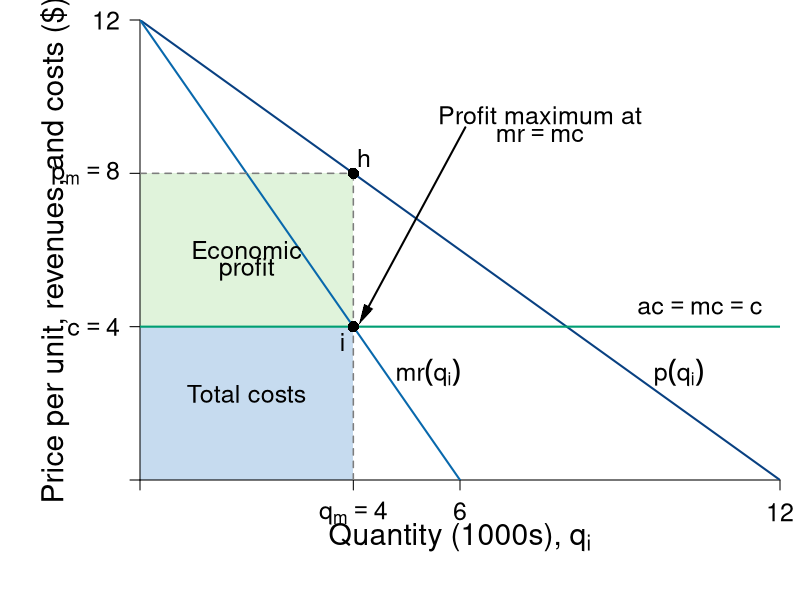

Source code (R):
#Graph Designer: Simon Halliday
#Authors: Bowles and Halliday
#Title: Coordination, Conflict and Competition: A Text in Microeconomics

require(shape)
#pdf(file = "firmmarketsupply/monopolist_profit_comparison.pdf", width = 9, height = 7)
png(file = "firmmarketsupply/profit_revenues_monopolist_outlier.png", width = 6*120, height = 4.5*120)

#Set parameters for graphics
pointsize <- 1.8
axislabelsize <- 1.8
labelsize <- 1.5
namesize <- 1.8
annotatesize <- 1.5
graphlinewidth <- 2
segmentlinewidth <- 1.5

COL <- c("#7fc97f", "#beaed4", "#fdc086", "#ffff99", "#386cb0", "#f0027f", "#bf5b17", "#666666")
COLA <- c("#e0f3db", "#99d8c9","#66c2a4","#41ae76", "#238b45", "#005824")
COLB <- c("#c6dbef", "#4eb3d3", "#2b8cbe", "#0868ac","#084081")
Grays <- gray.colors(25, start = 1, end = 0)
CBCols <- c("#009E73","#0072B2","#E69F00")

#Edited the margins to cater for the larger LHS labels
par(mar =  c(6, 7, 1, 1))

AvgRevenue <- function(x, rmax = 12, xmax = 12){
  rmax - (rmax/xmax)*x
}

MRevenue <- function(x, rmax = 12, xmax = 12){
  rmax - 2*(rmax/xmax)*x
}

AvgCost <- function(x, c0 = 2, c1 = 4){
  c0/x + c1
}

xlims <- c(0, 12)
ylims <- c(0, 12)

npts <- 501 
x <- seq(xlims[1], xlims[2], length.out = npts)
y <- seq(ylims[1], ylims[2], length.out = npts) 
a <- c(13, 16.75, 19.25)

plot(0, 0, xlim = xlims, ylim = ylims, type = "n",
     xlab = expression(paste("")),
     ylab = expression(paste("")), 
     xaxt = "n", 
     yaxt = "n", 
     cex.lab = axislabelsize, 
     bty = "n",
     xaxs="i", 
     yaxs="i")

# ticksy <- seq(from = ylims[1], to = ylims[2], by = 1)
# ylabels <- seq(from = ylims[1], to = ylims[2], by = 1)
# ticksx <- seq(from = xlims[1], to = xlims[2], by = 1)
# xlabels <- seq(from = xlims[1], to = xlims[2], by = 1)
ticksy <- c(0, 4, AvgRevenue(x = 4), ylims[2])
ylabels <- c(NA, expression(paste(c == 4)), expression(paste(p[m] == 8)), expression(paste(12)))
ticksx <- c(0, 4, 6, xlims[2])
xlabels <- c(NA, expression(paste(q[m] == 4)), expression(paste(6)), expression(paste(12)))

npts <- 500 
xx1 <- seq(xlims[1], xlims[2], length.out = npts)
xx3 <- seq(2, 6, length.out = npts)

#Draw the polygon for profit
xpoly1 <- c(0, 4, 4, 0, 0)
ypoly1 <- c(4, 4, AvgRevenue(x = 4), AvgRevenue(x = 4), 4)
polygon(x = xpoly1, y = ypoly1, col=COLA[1], density=NULL, border = NA)

#Draw the polygon for costs
xpoly2 <- c(0, 4, 4, 0, 0)
ypoly2 <- c(0, 0, 4, 4, 4)
polygon(x = xpoly2, y = ypoly2, col=COLB[1], density=NULL, border = NA)

axis(1, at = ticksx, pos = 0, labels = FALSE, cex.axis=labelsize)
text(x = c(0, 4, 6, xlims[2]), par("usr")[3] - 0.4, labels = xlabels, srt = 0, pos = 1, xpd = TRUE, cex = labelsize)
axis(2, at = ticksy, pos = 0, labels = ylabels, las = 1, cex.axis=labelsize)

#lines(xx1, bcA(xx1, w = 10, p = 1.5), col = COLB[3], lwd = graphlinewidth)
lines(xx1, AvgRevenue(xx1, rmax = 12, xmax = 12), col = COLB[5], lwd = graphlinewidth)
lines(xx1, MRevenue(xx1, rmax = 12, xmax = 12), col = COLB[4], lwd = graphlinewidth)
#lines(xx1, AvgCost(xx1, c0 = 2, c1 = 4), col = COLA[5], lwd = graphlinewidth)

#Label the axes
text(0.5*(xlims[2]), -1.5, expression(paste("Quantity (1000s), ", q[i])), xpd = TRUE, cex = axislabelsize) 
#text(0.5*(xlims[2]), -2.5, expression(paste("Output, ", x)), xpd = TRUE, cex = axislabelsize) 
#mtext(expression(paste("Quantity of output, ", x)), side=1, line = 2.5, cex = axislabelsize)
text(-1.6, 0.5*ylims[2], expression(paste("Price per unit, revenues, and costs ($)")), xpd = TRUE, cex = axislabelsize, srt = 90) 

#Label curves
text(10.5, 4.5, expression(paste(ac == mc,phantom() == c)), cex = labelsize, xpd=TRUE)
text(10.1, 2.8, expression(paste(p(q[i]))), cex = labelsize)
text(5.4, 2.8, expression(paste(mr(q[i]))), cex = labelsize)

#Labels cost and profit areas
text(2, 0.5*AvgCost(x = 4), expression("Total costs"), cex = labelsize)
text(2, 6, expression("Economic"), cex = labelsize)
text(2, 5.5, expression("profit"), cex = labelsize)

#Draw segments for total costs
segments(0, AvgRevenue(x = 4), 4, AvgRevenue(x = 4), lty = 2, col = Grays[20] , lwd = segmentlinewidth)
segments(4, 0, 4, AvgRevenue(x = 4), lty = 2, col = Grays[20] , lwd = segmentlinewidth)
segments(0, 4, xlims[2], 4, lty = 1, col = CBCols[1] , lwd = graphlinewidth)

#Label Points for comparison
points(4, MRevenue(x = 4), pch = 16, col = "black", cex = 1.5)
text(3.8, MRevenue(x = 4) - 0.4, expression(i), cex = labelsize)


points(4, AvgRevenue(x = 4), pch = 16, col = "black", cex = 1.5)
text(4.2, AvgRevenue(x = 4) + 0.4, expression(h), cex = labelsize)


#Arrow to mr = mc
text(7.5, 9.5, expression(paste("Profit maximum at")), cex = labelsize)
text(7.5, 9, expression(paste(mr == mc)), cex = labelsize)
Arrows(6.1, 9.2, 4.2, 4.3, col = "black", lty = 1, lwd = 2, arr.type = "triangle", arr.lwd = 0.5)



dev.off()
